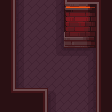

This game map was drawn from its Tiled (.tmx) file and the tilesets committed beside it. A one-line description and the full map source follow:
An orthogonal 7x7 tile map with 16x16 px tiles, 3 tile layers (Back, Walls, Front).

<map version="1.10" tiledversion="1.10.2" orientation="orthogonal" renderorder="right-down" width="7" height="7" tilewidth="16" tileheight="16" infinite="0" nextlayerid="4" nextobjectid="1">
 <properties>
  <property name="PathfindingOffset" value="2 4" />
 </properties>
 <tileset firstgid="1" source="../../../Tilesets/forge_tileset.tsx" />
 <layer id="1" name="Back" width="7" height="7">
  <data encoding="csv">
0,202,203,205,0,0,0,
0,202,203,205,0,0,0,
0,202,203,205,0,0,0,
0,202,203,230,178,179,0,
0,202,203,203,203,204,0,
0,227,228,182,203,204,0,
0,0,0,202,203,204,0
</data>
 </layer>
 <layer id="2" name="Walls" width="7" height="7">
  <data encoding="csv">
55,0,0,0,102,7,77,
55,0,0,0,127,32,51,
55,0,0,0,152,57,51,
55,0,0,0,0,0,51,
55,0,0,0,0,0,51,
29,0,0,0,0,0,51,
28,28,55,0,0,0,51
</data>
 </layer>
 <layer id="3" name="Front" width="7" height="7">
  <data encoding="csv">
0,0,0,0,0,0,0,
0,0,0,0,0,0,0,
0,0,0,0,0,0,0,
0,0,0,0,0,0,0,
0,0,0,0,0,0,0,
0,3,4,0,0,0,0,
0,0,0,0,0,0,0
</data>
 </layer>
</map>
